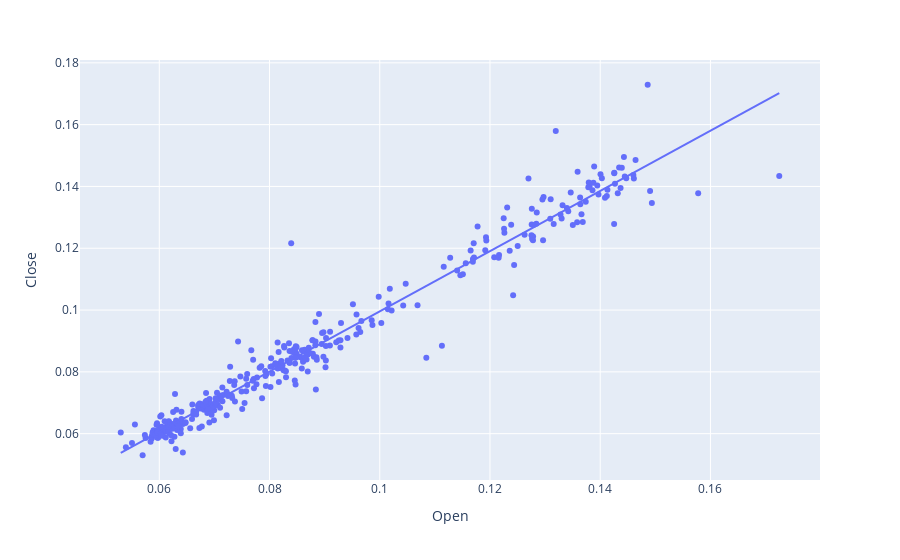
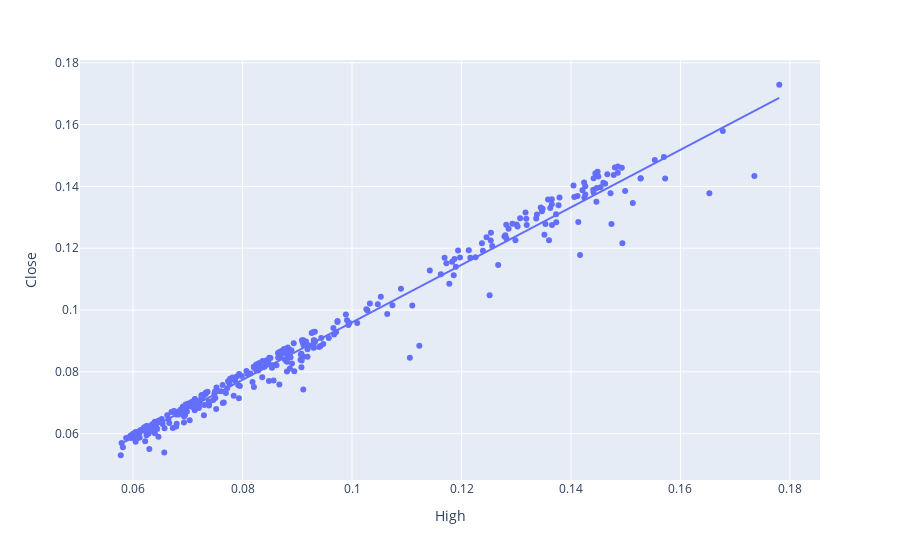
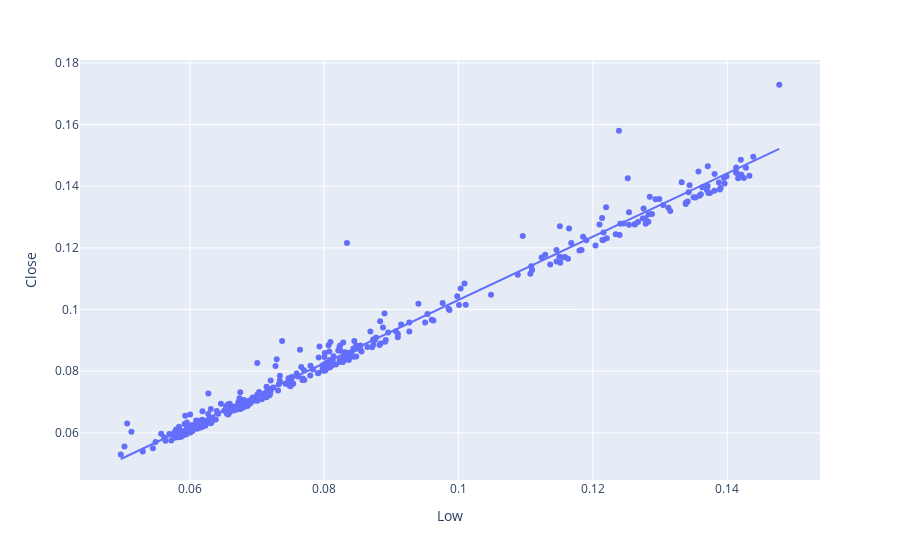
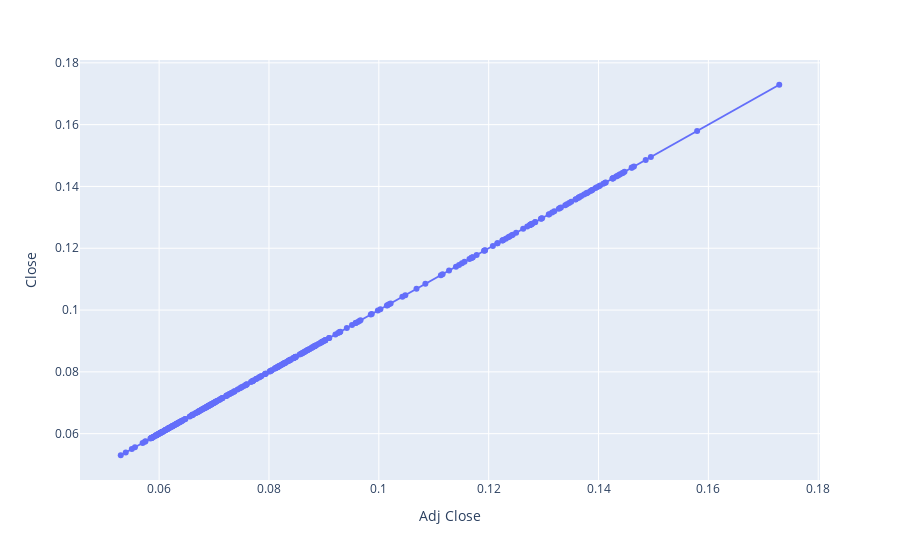

Notebook code cell kept with these figures, in order:
### Markdown cell above
Scatter plots are the graphs that present the relationship between two variables in a data-set. It represents data points on a two-dimensional plane or on a Cartesian system. The independent variable or attribute is plotted on the X-axis, while the dependent variable is plotted on the Y-axis. These plots are often called scatter graphs or scatter diagrams.

### Code cell
import plotly.express as px
for value in features:
    figure = px.scatter(data_frame= df,x = value,y = 'Close',trendline = 'ols')
    
    figure.show()

### Figure 1 — Plotly figure (JSON) as saved in the notebook; plotly's stock layout.template omitted (floating-point values rounded to 4 significant figures; data arrays with more than 128 entries replaced by an {"elided": "..."} marker saying what was removed)
{"data": [{"hovertemplate": "Open=%{x}<br>Close=%{y}<extra></extra>", "legendgroup": "", "marker": {"color": "#636efa", "symbol": "circle"}, "mode": "markers", "name": "", "orientation": "v", "showlegend": false, "type": "scatter", "x": {"elided": "365 float values"}, "xaxis": "x", "y": {"elided": "365 float values"}, "yaxis": "y"}, {"hovertemplate": "<b>OLS trendline</b><br>Close = 0.974365 * Open + 0.00212757<br>R<sup>2</sup>=0.961391<br><br>Open=%{x}<br>Close=%{y} <b>(trend)</b><extra></extra>", "legendgroup": "", "marker": {"color": "#636efa", "symbol": "circle"}, "mode": "lines", "name": "", "showlegend": false, "type": "scatter", "x": {"elided": "365 float values"}, "xaxis": "x", "y": {"elided": "365 float values"}, "yaxis": "y"}], "layout": {"legend": {"tracegroupgap": 0}, "margin": {"t": 60}, "xaxis": {"anchor": "y", "domain": [0, 1], "title": {"text": "Open"}}, "yaxis": {"anchor": "x", "domain": [0, 1], "title": {"text": "Close"}}}}

### Figure 2 — Plotly figure (JSON) as saved in the notebook; plotly's stock layout.template omitted (floating-point values rounded to 4 significant figures; data arrays with more than 128 entries replaced by an {"elided": "..."} marker saying what was removed)
{"data": [{"hovertemplate": "High=%{x}<br>Close=%{y}<extra></extra>", "legendgroup": "", "marker": {"color": "#636efa", "symbol": "circle"}, "mode": "markers", "name": "", "orientation": "v", "showlegend": false, "type": "scatter", "x": {"elided": "365 float values"}, "xaxis": "x", "y": {"elided": "365 float values"}, "yaxis": "y"}, {"hovertemplate": "<b>OLS trendline</b><br>Close = 0.930956 * High + 0.00293852<br>R<sup>2</sup>=0.980155<br><br>High=%{x}<br>Close=%{y} <b>(trend)</b><extra></extra>", "legendgroup": "", "marker": {"color": "#636efa", "symbol": "circle"}, "mode": "lines", "name": "", "showlegend": false, "type": "scatter", "x": {"elided": "365 float values"}, "xaxis": "x", "y": {"elided": "365 float values"}, "yaxis": "y"}], "layout": {"legend": {"tracegroupgap": 0}, "margin": {"t": 60}, "xaxis": {"anchor": "y", "domain": [0, 1], "title": {"text": "High"}}, "yaxis": {"anchor": "x", "domain": [0, 1], "title": {"text": "Close"}}}}

### Figure 3 — Plotly figure (JSON) as saved in the notebook; plotly's stock layout.template omitted (floating-point values rounded to 4 significant figures; data arrays with more than 128 entries replaced by an {"elided": "..."} marker saying what was removed)
{"data": [{"hovertemplate": "Low=%{x}<br>Close=%{y}<extra></extra>", "legendgroup": "", "marker": {"color": "#636efa", "symbol": "circle"}, "mode": "markers", "name": "", "orientation": "v", "showlegend": false, "type": "scatter", "x": {"elided": "365 float values"}, "xaxis": "x", "y": {"elided": "365 float values"}, "yaxis": "y"}, {"hovertemplate": "<b>OLS trendline</b><br>Close = 1.02646 * Low + 0.000485456<br>R<sup>2</sup>=0.980980<br><br>Low=%{x}<br>Close=%{y} <b>(trend)</b><extra></extra>", "legendgroup": "", "marker": {"color": "#636efa", "symbol": "circle"}, "mode": "lines", "name": "", "showlegend": false, "type": "scatter", "x": {"elided": "365 float values"}, "xaxis": "x", "y": {"elided": "365 float values"}, "yaxis": "y"}], "layout": {"legend": {"tracegroupgap": 0}, "margin": {"t": 60}, "xaxis": {"anchor": "y", "domain": [0, 1], "title": {"text": "Low"}}, "yaxis": {"anchor": "x", "domain": [0, 1], "title": {"text": "Close"}}}}

### Figure 4 — Plotly figure (JSON) as saved in the notebook; plotly's stock layout.template omitted (floating-point values rounded to 4 significant figures; data arrays with more than 128 entries replaced by an {"elided": "..."} marker saying what was removed)
{"data": [{"hovertemplate": "Adj Close=%{x}<br>Close=%{y}<extra></extra>", "legendgroup": "", "marker": {"color": "#636efa", "symbol": "circle"}, "mode": "markers", "name": "", "orientation": "v", "showlegend": false, "type": "scatter", "x": {"elided": "365 float values"}, "xaxis": "x", "y": {"elided": "365 float values"}, "yaxis": "y"}, {"hovertemplate": "<b>OLS trendline</b><br>Close = 1 * Adj Close + 5.9353e-17<br>R<sup>2</sup>=1.000000<br><br>Adj Close=%{x}<br>Close=%{y} <b>(trend)</b><extra></extra>", "legendgroup": "", "marker": {"color": "#636efa", "symbol": "circle"}, "mode": "lines", "name": "", "showlegend": false, "type": "scatter", "x": {"elided": "365 float values"}, "xaxis": "x", "y": {"elided": "365 float values"}, "yaxis": "y"}], "layout": {"legend": {"tracegroupgap": 0}, "margin": {"t": 60}, "xaxis": {"anchor": "y", "domain": [0, 1], "title": {"text": "Adj Close"}}, "yaxis": {"anchor": "x", "domain": [0, 1], "title": {"text": "Close"}}}}
